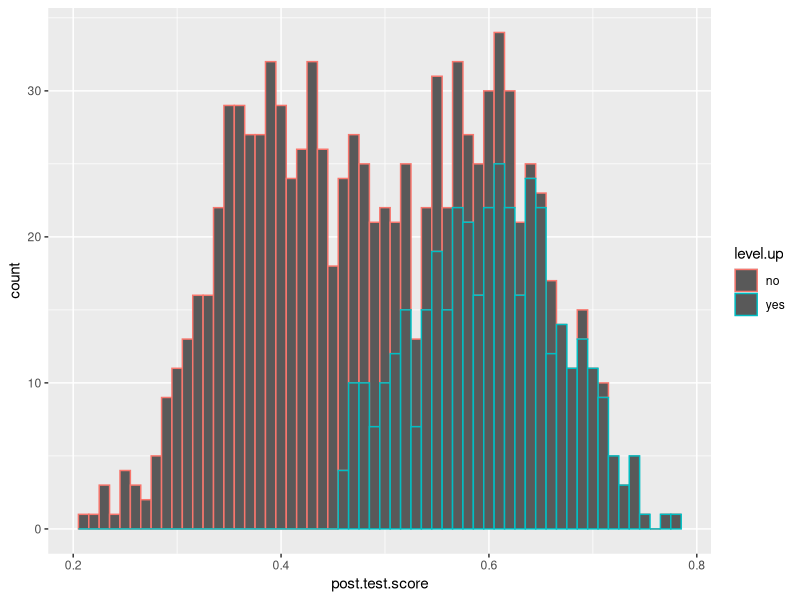
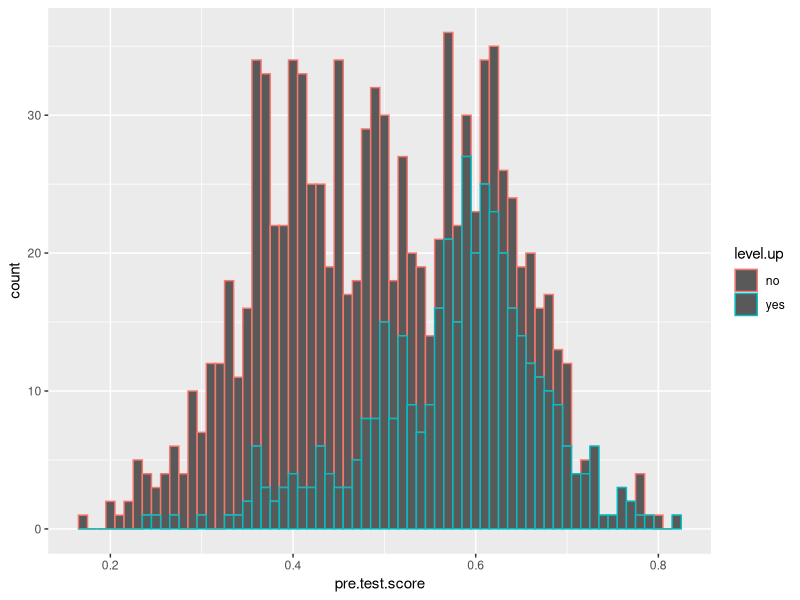
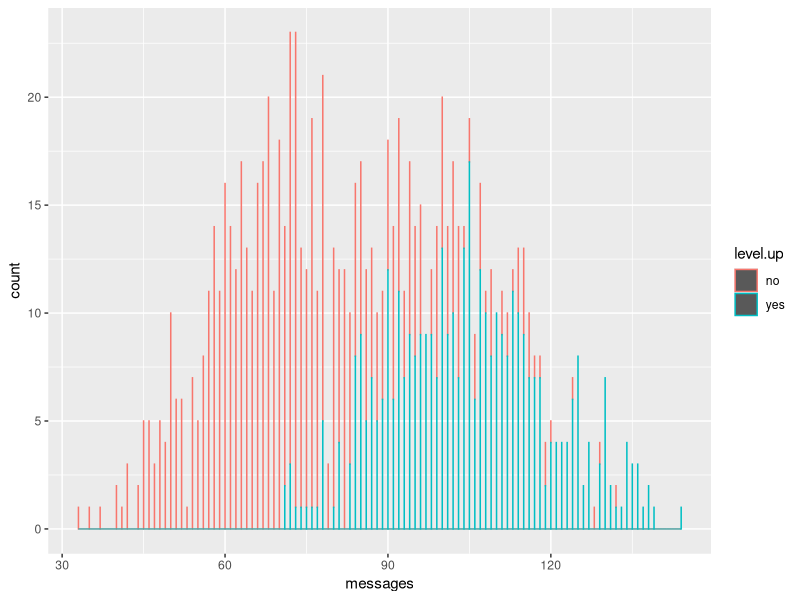
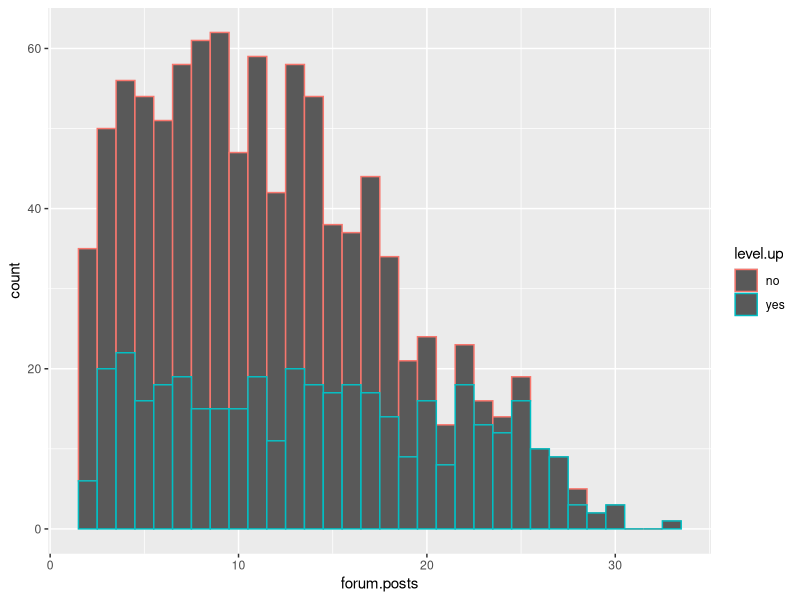
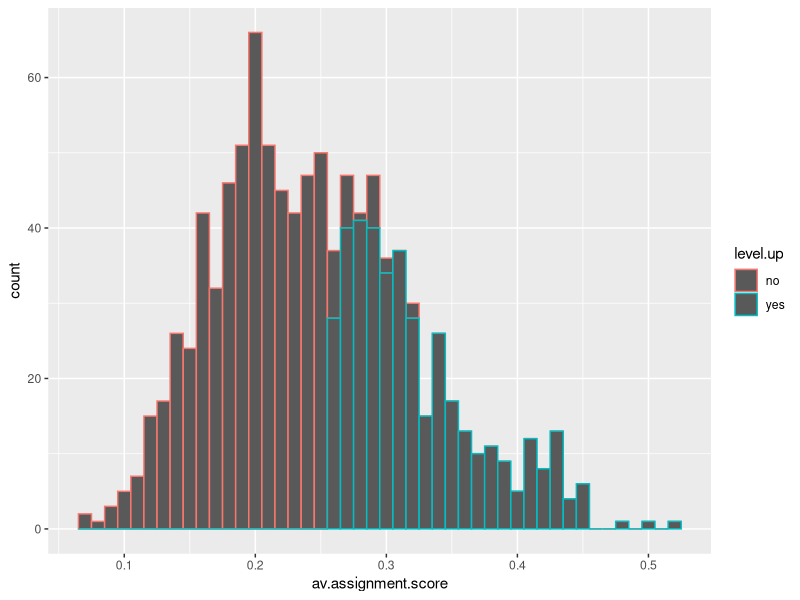
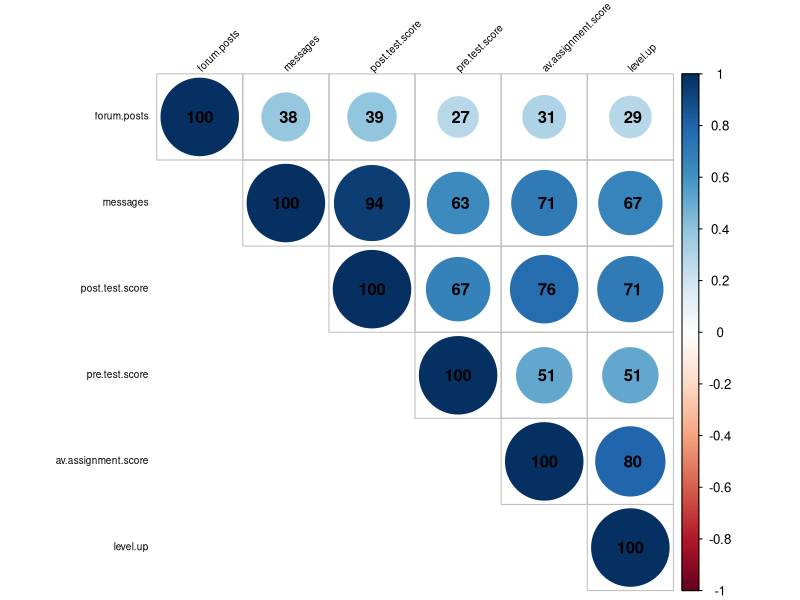
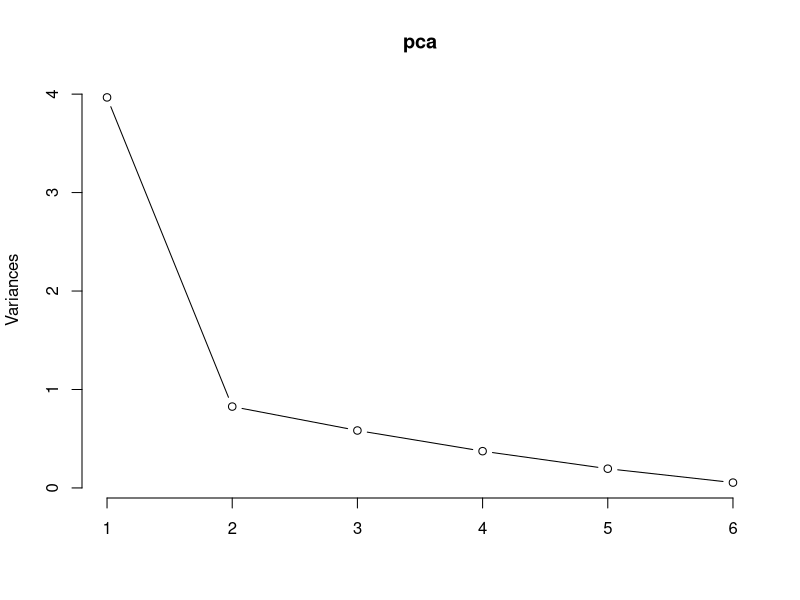
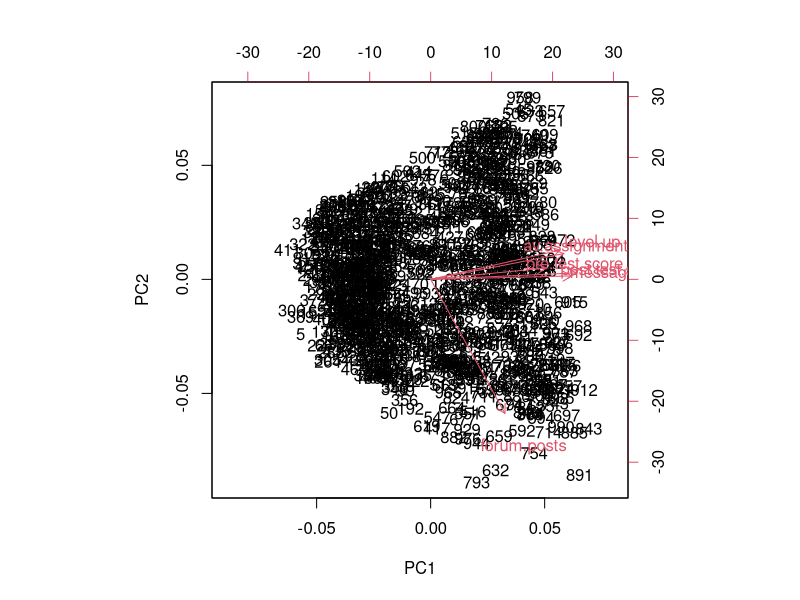

Write the R code that produced these figures, in order.
## ---- chunk 1
D1 <- read.table("online.data.csv", sep = ",", header = TRUE)
## ---- chunk 2
#Start by creating histograms of the distributions for all variables (#HINT: look up "facet" in the ggplot documentation)
library(dplyr)
library(tidyr)
library(ggplot2)

# histrograms of post.test.score
 ggplot(D1, aes(post.test.score, colour = level.up)) +geom_histogram(binwidth = 0.01)

# histrograms of pre.test.score
 ggplot(D1, aes(pre.test.score, colour = level.up)) +geom_histogram(binwidth = 0.01)
 
# histrograms of messages
  ggplot(D1, aes(messages, colour = level.up)) +geom_histogram(binwidth = 0.01)
 
# histrograms of forum.posts
  ggplot(D1, aes(forum.posts, colour = level.up)) +geom_histogram(binwidth = 1)
 
# histrograms of av.assignment.score
  ggplot(D1, aes(av.assignment.score , colour = level.up)) +geom_histogram(binwidth = 0.01)
## ---- chunk 3
#Then visualize the relationships between variables
D1 <- dplyr::select(D1, 2:7)

install.packages("corrplot")

library(corrplot)

D1$level.up<-ifelse(D1$level.up == 'no', 0, 1)

#Need numeric "x" to operate cor function
D1$post.test.score <- as.numeric(D1$post.test.score)
D1$pre.test.score <- as.numeric(D1$pre.test.score)
D1$messages <- as.numeric(D1$messages)
D1$forum.posts<- as.numeric(D1$forum.posts)
D1$av.assignment.score <- as.numeric(D1$av.assignment.score)
D1$level.up <- as.numeric(D1$level.up)
# forget how to convert whole dataframe in one step???

#Generate pairwise correlations
COR <- cor(D1)

corrplot(COR, order="AOE", method="circle", tl.pos="lt", type="upper",        
tl.col="black", tl.cex=0.6, tl.srt=45, 
        addCoef.col="black", addCoefasPercent = TRUE,
        sig.level=0.50, insig = "blank")
## ---- chunk 4
#Try to capture an intution about the data and the relationships

pca <- prcomp(D1, scale = TRUE)
pca$sdev
pca$sdev^2
summary(pca)

plot(pca, type = "lines")
## ---- chunk 5
pca$rotation
loadings <- abs(pca$rotation)
table1 <- sweep(loadings, 2, colSums(loadings),"/")

biplot(pca)
## ---- chunk 6
#Create a classification tree that predicts whether a student "levels up" in the online course using three variables of your choice (As we did last time, set all controls to their minimums)
install.packages("party", "rpart")

library(rpart)
library(party)

c.tree <- rpart(level.up ~ forum.posts + pre.test.score + post.test.score, method="class", data=D1,control = rpart.control(minsplit = 1,minbucket = 1,cp=0.0375))
c.tree1 <- rpart(level.up ~ forum.posts + messages + av.assignment.score, method="class", data=D1,control = rpart.control(minsplit = 1,minbucket = 1,cp=0.0375))

#Check the results from the classifcation tree using the printcp() command
printcp(c.tree)
printcp(c.tree1)

#Plot your tree
post(c.tree, file = "tree1.ps", title = "Model 1 - levels up in the online course")
post(c.tree1, file = "tree2.ps", title = "Model2 - levels up in the online course")


## ---- chunk 7
#Generate a probability value that represents the probability that a student levels up based your classification tree 

D1$pred <- predict(c.tree, type = "prob")[,2]#Last class we used type = "class" which predicted the classification for us, this time we are using type = "prob" to see the probability that our classififcation is based on.
D1$pred1 <- predict(c.tree1, type = "prob")[,2]
## ---- chunk 8
#Now you can generate the ROC curve for your model. You will need to install the package ROCR to do this.
install.packages("ROCR", dep = T)
library(ROCR)


#Plot the curve
pred.detail <- prediction(D1$pred, D1$level.up) 
plot(performance(pred.detail, "tpr", "fpr"))
abline(0, 1, lty = 2)

pred.detail1 <- prediction(D1$pred1, D1$level.up) 
plot(performance(pred.detail1, "tpr", "fpr"))
abline(0, 1, lty = 2)
## ---- chunk 9
#Calculate the Area Under the Curve
unlist(slot(performance(pred.detail,"auc"), "y.values"))#Unlist liberates the AUC value from the "performance" object created by ROCR
unlist(slot(performance(pred.detail1,"auc"), "y.values"))
## ---- chunk 10
#Now repeat this process, but using the variables you did not use for the previous model and compare the plots & results of your two models. Which one do you think was the better model? Why?
#The second model with 0.98 in auc is better than the second one with 0.85in auc. The second model has 0.98 of auc indicates an extreme perfection on the varibles compositions; thus second model is less in perfectiveness compared to the first model.
## ---- chunk 11
#Look at the ROC plot for your first model. Based on this plot choose a probability threshold that balances capturing the most correct predictions against false positives. Then generate a new variable in your data set that classifies each student according to your chosen threshold.

threshold.pred <- 0.1
D1$threshold.pred <- ifelse(D1$pred <= threshold.pred, "no", "yes")

#Now generate three diagnostics:
TP <- sum(D1$threshold.pred == "yes")

D1$accuracy.model <- TP/ 1000

FP <- sum((D1$level.up == 0 )& (D1$threshold.pred == "yes"))

D1$precision.model <- TP/(TP+FP)
 
FN <- sum((D1$level.up == 0 )& (D1$threshold.pred == "no"))

D1$recall.model <- TP / (TP + FN)

#Finally, calculate Kappa for your model according to:

#First generate the table of comparisons
D1$threshold.pred <- ifelse(D1$threshold.pred == "no", 0, 1)
table1 <- table(D1$level.up, D1$threshold.pred)

#Convert to matrix
matrix1 <- as.matrix(table1)

#Calculate kappa
kappa(matrix1, exact = TRUE)/kappa(matrix1)

#Now choose a different threshold value and repeat these diagnostics. What conclusions can you draw about your two thresholds?

threshold.pred1 <- 0.05
D1$threshold.pred1 <- ifelse(D1$pred <= threshold.pred1, "no", "yes")

TP <- sum(D1$threshold.pred1 == "yes")

D1$accuracy.mode1 <- TP/ 1000

FP <- sum((D1$level.up == 0 )& (D1$threshold.pred1 == "yes"))

D1$precision.model1 <- TP/(TP+FP)
 
FN <- sum((D1$level.up == 0 )& (D1$threshold.pred1 == "no"))

D1$recall.model1 <- TP / (TP + FN)


#since my model is not perfectly efficient, the different threhold value  produces varied classifications on students, which result in different diagnostics along with the changes in threshold value.
